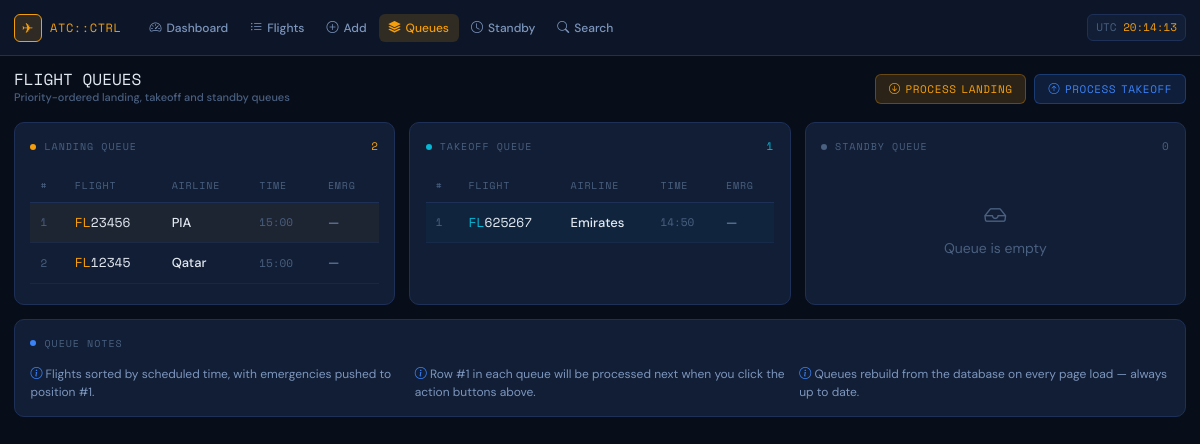
The page /queues/ on the database its author committed.
### port/models.py (models this page shows, shortened)
class Flight(models.Model):
    STATUS_CHOICES = [
        ('landing',  'Landing'),
        ('takeoff',  'Takeoff'),
        ('StandBy',  'Stand By'),
        ('Landed',   'Landed'),
        ('Departed', 'Departed'),
        ('Cancelled','Cancelled'),
    ]
    flight_id    = models.IntegerField(unique=True, verbose_name="Flight ID")
    airline      = models.CharField(max_length=100, default="Unknown")
    status       = models.CharField(max_length=20, choices=STATUS_CHOICES, default='StandBy')
    emergency    = models.BooleanField(default=False)
    time         = models.IntegerField(
        default=0,
        help_text="Scheduled time in minutes past midnight (0–1439)"
    )
    date_day     = models.IntegerField(
        default=1,
        verbose_name="Day of Year",
        help_text="Day of the current year (1–365). Cannot be earlier than today."
    )
    runway_id    = models.IntegerField(
        default=1,
        verbose_name="Runway ID",
        help_text="Runway number (1–5)"
    )
    created_at   = models.DateTimeField(default=timezone.now)
    processed_at = models.DateTimeField(null=True, blank=True)
    class Meta:
        ordering = ['date_day', 'time', '-emergency']

### port/views.py (the view)
# urls.py: path('queues/',             views.pending_queues,  name='queues'),
def pending_queues(request):
    _, landing_q, takeoff_q, standby_q = _build_structures()
    def process(queue):
        flights = queue.to_list()
        for f in flights:
            f['hours']   = f['time'] // 60
            f['minutes'] = f['time'] % 60
        return flights
    context = {
        'landing_flights': process(landing_q),
        'takeoff_flights': process(takeoff_q),
        'standby_flights': process(standby_q),
    }
    return render(request, 'port/queues.html', context)

### port/data_structures.py (called while the page is built)
    def insert(self, flight_id, flight_obj=None):
        node = BSTNode(flight_id, flight_obj)
        if self.root is None:
            self.root = node
            return
        current, parent = self.root, None
        while current:
            parent = current
            if flight_id < current.flight_id:
                current = current.left
            else:
                current = current.right
        if flight_id < parent.flight_id:
            parent.left = node
        else:
            parent.right = node

    @staticmethod
    def _parent(i): return (i - 1) // 2

    def _higher_priority(self, a, b):
        if a['emergency'] != b['emergency']:
            return a['emergency']           # emergency always first
        return a['time'] < b['time']        # earlier time wins

    def _heapify_up(self, index):
        while index > 0:
            p = self._parent(index)
            if self._higher_priority(self._heap[index], self._heap[p]):
                self._swap(index, p)
                index = p
            else:
                break

    def enqueue(self, flight_dict):
        self._heap.append(flight_dict)
        self._heapify_up(len(self._heap) - 1)

    def to_list(self):
        import heapq
        return sorted(
            self._heap,
            key=lambda f: (not f['emergency'], f['time'])
        )

### port/views.py (called while the page is built)
def _build_structures():
    bst = RecordBST()
    landing_q = MinHeapQueue()
    takeoff_q = MinHeapQueue()
    standby_q = MinHeapQueue()
    for f in Flight.objects.filter(status__in=['landing', 'takeoff', 'StandBy']):
        d = {
            'flight_id': f.flight_id,
            'airline':   f.airline,
            'status':    f.status,
            'time':      f.time,
            'date_day':  f.date_day,
            'emergency': f.emergency,
            'runway_id': f.runway_id,
        }
        bst.insert(f.flight_id, d)
        if f.status == 'landing':
            landing_q.enqueue(d)
        elif f.status == 'takeoff':
            takeoff_q.enqueue(d)
        else:
            standby_q.enqueue(d)
    return bst, landing_q, takeoff_q, standby_q

### port/templates/port/queues.html (shortened to what this page needs)
{% extends 'port/base.html' %}
{% block content %}
<div class="page-header">
  <h1 class="page-title">FLIGHT QUEUES
    <small>Priority-ordered landing, takeoff and standby queues</small>
  </h1>
  <div class="page-actions">
    <form method="post" action="{% url 'process_landing' %}" style="margin:0;">
      <button class="btn-atc btn-amber"><i class="bi bi-arrow-down-circle"></i> <span class="btn-text">PROCESS </span>LANDING</button>
    </form>
    <form method="post" action="{% url 'process_takeoff' %}" style="margin:0;">
      <button class="btn-atc btn-blue"><i class="bi bi-arrow-up-circle"></i> <span class="btn-text">PROCESS </span>TAKEOFF</button>
    </form>
  </div>
</div>
<div class="grid-3-queues">
  <div class="atc-card">
    <div class="atc-card-header">
      <span class="dot" style="background:var(--amber)"></span>
      LANDING QUEUE
      <span style="margin-left:auto; font-family:var(--mono); font-size:11px; color:var(--amber);">{{ landing_flights|length }}</span>
    </div>
    {% if landing_flights %}
    <div class="table-wrap">
      <table class="atc-table" style="min-width:300px;">
        <thead><tr><th>#</th><th>Flight</th><th>Airline</th><th>Time</th><th>Emrg</th></tr></thead>
        <tbody>
          {% for f in landing_flights %}
          <tr {% if forloop.first %}style="background:rgba(245,158,11,0.05);"{% endif %}>
            <td class="mono" style="color:var(--text-muted); font-size:11px;">{{ forloop.counter }}</td>
            <td class="flight-id"><span style="color:var(--amber)">FL</span>{{ f.flight_id }}</td>
            <td class="airline-name">{{ f.airline }}</td>
            <td class="mono" style="font-size:11px; color:var(--text-muted);">{{ f.hours|stringformat:"02d" }}:{{ f.minutes|stringformat:"02d" }}</td>
            <td>
              {% if f.emergency %}
                <span class="atc-badge badge-emergency" style="font-size:9px;">EMRG</span>
              {% else %}—{% endif %}
            </td>
          </tr>
          {% endfor %}
        </tbody>
      </table>
    </div>
    {% else %}
    <div style="text-align:center; padding:30px 0; color:var(--text-muted);">
      <i class="bi bi-inbox" style="font-size:22px; display:block; margin-bottom:6px;"></i>
      Queue is empty
    </div>
    {% endif %}
  </div>
  <div class="atc-card">
    <div class="atc-card-header">
      <span class="dot" style="background:var(--cyan)"></span>
      TAKEOFF QUEUE
      <span style="margin-left:auto; font-family:var(--mono); font-size:11px; color:var(--cyan);">{{ takeoff_flights|length }}</span>
    </div>
    {% if takeoff_flights %}
    <div class="table-wrap">
      <table class="atc-table" style="min-width:300px;">
        <thead><tr><th>#</th><th>Flight</th><th>Airline</th><th>Time</th><th>Emrg</th></tr></thead>
        <tbody>
          {% for f in takeoff_flights %}
          <tr {% if forloop.first %}style="background:rgba(6,182,212,0.05);"{% endif %}>
            <td class="mono" style="color:var(--text-muted); font-size:11px;">{{ forloop.counter }}</td>
            <td class="flight-id"><span style="color:var(--cyan)">FL</span>{{ f.flight_id }}</td>
            <td class="airline-name">{{ f.airline }}</td>
            <td class="mono" style="font-size:11px; color:var(--text-muted);">{{ f.hours|stringformat:"02d" }}:{{ f.minutes|stringformat:"02d" }}</td>
            <td>
              {% if f.emergency %}
                <span class="atc-badge badge-emergency" style="font-size:9px;">EMRG</span>
              {% else %}—{% endif %}
            </td>
          </tr>
          {% endfor %}
        </tbody>
      </table>
    </div>
    {% else %}
    <div style="text-align:center; padding:30px 0; color:var(--text-muted);">
      <i class="bi bi-inbox" style="font-size:22px; display:block; margin-bottom:6px;"></i>
      Queue is empty
    </div>
    {% endif %}
  </div>
  <div class="atc-card">
    <div class="atc-card-header">
      <span class="dot" style="background:var(--text-muted)"></span>
      STANDBY QUEUE
      <span style="margin-left:auto; font-family:var(--mono); font-size:11px; color:var(--text-muted);">{{ standby_flights|length }}</span>
    </div>
    {% if standby_flights %}
    <div class="table-wrap">
      <table class="atc-table" style="min-width:300px;">
        <thead><tr><th>#</th><th>Flight</th><th>Airline</th><th>Time</th><th>Emrg</th></tr></thead>
        <tbody>
          {% for f in standby_flights %}
          <tr>
            <td class="mono" style="color:var(--text-muted); font-size:11px;">{{ forloop.counter }}</td>
            <td class="flight-id">FL{{ f.flight_id }}</td>
            <td class="airline-name">{{ f.airline }}</td>
            <td class="mono" style="font-size:11px; color:var(--text-muted);">{{ f.hours|stringformat:"02d" }}:{{ f.minutes|stringformat:"02d" }}</td>
            <td>
              {% if f.emergency %}
                <span class="atc-badge badge-emergency" style="font-size:9px;">EMRG</span>
              {% else %}—{% endif %}
            </td>
          </tr>
          {% endfor %}
        </tbody>
      </table>
    </div>
    {% else %}
    <div style="text-align:center; padding:30px 0; color:var(--text-muted);">
      <i class="bi bi-inbox" style="font-size:22px; display:block; margin-bottom:6px;"></i>
      Queue is empty
    </div>
    {% endif %}
  </div>
</div>
<div class="atc-card" style="margin-top:1rem;">
  <div class="atc-card-header"><span class="dot" style="background:var(--blue)"></span> QUEUE NOTES</div>
  <div style="display:grid; grid-template-columns:repeat(auto-fit, minmax(200px, 1fr)); gap:1rem; font-size:12px; color:var(--text-secondary);">
    <div><i class="bi bi-info-circle" style="color:var(--blue);"></i> Flights sorted by scheduled time, with emergencies pushed to position #1.</div>
    <div><i class="bi bi-info-circle" style="color:var(--blue);"></i> Row #1 in each queue will be processed next when you click the action buttons above.</div>
    <div><i class="bi bi-info-circle" style="color:var(--blue);"></i> Queues rebuild from the database on every page load — always up to date.</div>
  </div>
</div>
{% endblock %}

### port/templates/port/base.html (style rules this page uses)
:root { --bg-deep: #080d1a; --bg-panel: #0d1628; --bg-card: #111e35; --bg-hover: #162340; --border: #1e3058; --border-lt: #2a4070; --amber: #f59e0b; --amber-glow: rgba(245,158,11,0.15); --green: #10b981; --green-glow: rgba(16,185,129,0.15); --red: #ef4444; --red-glow: rgba(239,68,68,0.15); --blue: #3b82f6; --blue-glow: rgba(59,130,246,0.15); --cyan: #06b6d4; --text-primary: #e2e8f0; --text-secondary: #7d96be; --text-muted: #4a6080; --mono: 'Space Mono', monospace; --sans: 'DM Sans', sans-serif; }
*, *::before, *::after { box-sizing: border-box; }
html, body { background-color: var(--bg-deep); color: var(--text-primary); font-family: var(--sans); font-size: 14px; min-height: 100vh; }
.page-header { display: flex; align-items: flex-end; justify-content: space-between; margin-bottom: 1.25rem; flex-wrap: wrap; gap: 10px; }
.page-title { font-family: var(--mono); font-size: 16px; color: var(--text-primary); margin: 0; }
.page-title small { font-family: var(--sans); font-size: 11px; color: var(--text-muted); display: block; margin-top: 2px; }
.page-actions { display: flex; gap: 8px; flex-wrap: wrap; }
.atc-card { background: var(--bg-card); border: 1px solid var(--border); border-radius: 10px; padding: 1.1rem; }
.atc-card-header { font-family: var(--mono); font-size: 10px; letter-spacing: 0.1em; text-transform: uppercase; color: var(--text-muted); margin-bottom: 1rem; display: flex; align-items: center; gap: 8px; }
.atc-card-header .dot { width: 6px; height: 6px; border-radius: 50%; background: var(--amber); flex-shrink: 0; }
.atc-table { width: 100%; border-collapse: collapse; }
.atc-table th { font-family: var(--mono); font-size: 10px; letter-spacing: 0.08em; text-transform: uppercase; color: var(--text-muted); padding: 9px 10px; border-bottom: 1px solid var(--border); text-align: left; font-weight: 400; white-space: nowrap; }
.atc-table td { padding: 10px; border-bottom: 1px solid rgba(30,48,88,0.5); vertical-align: middle; color: var(--text-secondary); font-size: 13px; }
.atc-table .flight-id { font-family: var(--mono); color: var(--text-primary); font-size: 13px; }
.atc-table .airline-name { color: var(--text-primary); font-weight: 500; }
.table-wrap { overflow-x: auto; -webkit-overflow-scrolling: touch; }
.btn-atc { font-family: var(--mono); font-size: 11px; letter-spacing: 0.05em; padding: 6px 13px; border-radius: 6px; border: 1px solid transparent; cursor: pointer; transition: all 0.15s; display: inline-flex; align-items: center; gap: 5px; text-decoration: none; white-space: nowrap; }
.btn-amber { background: var(--amber-glow); color: var(--amber); border-color: rgba(245,158,11,0.3); }
.btn-blue { background: var(--blue-glow); color: var(--blue); border-color: rgba(59,130,246,0.3); }
.mono { font-family: var(--mono); }
.grid-3-queues { display: grid; grid-template-columns: repeat(3, 1fr); gap: 1rem; margin-bottom: 1rem; }

### rows shown on the page
Flight: airline "PIA"
Flight: airline "Qatar"
Flight: airline "Emirates"

### other values the page prints
{{ landing_flights|length }} "2"
{{ f.flight_id }} "23456" "12345"
{{ f.hours|stringformat:"02d" }} "15" "15"
{{ f.minutes|stringformat:"02d" }} "00" "00"
{{ takeoff_flights|length }} "1"
{{ f.flight_id }} "625267"
{{ f.hours|stringformat:"02d" }} "14"
{{ f.minutes|stringformat:"02d" }} "50"
{{ standby_flights|length }} "0"
